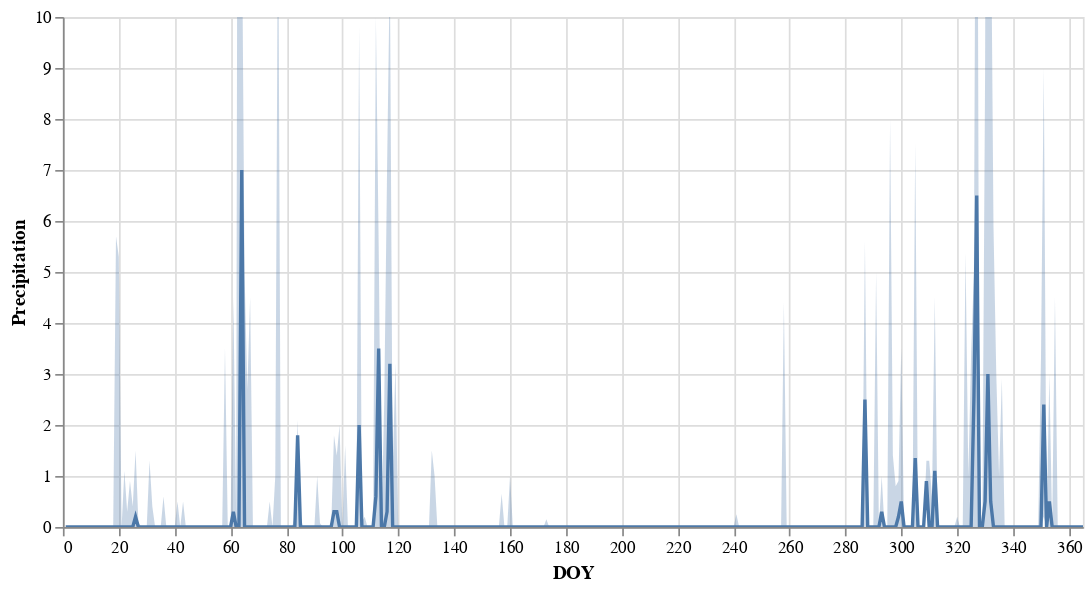

Notebook code for this chart:
### Code cell
base = alt.Chart(data_meteo_2).encode(
    x=alt.X('DOY:Q', scale=alt.Scale(domain=(0, 365))))

line = base.mark_line().encode(
    y=alt.Y('median(Precipitation):Q', scale=alt.Scale(domain=(0, 10))))

band = base.mark_errorband(extent='iqr').encode(
    y='Precipitation:Q')

(line + band).properties(width=600, height=300).interactive()

### Figure 1 — Vega-Lite specification as saved in the notebook (floating-point values rounded to 4 significant figures; data arrays with more than 128 entries replaced by an {"elided": "..."} marker saying what was removed)
{"config": {"view": {"continuousWidth": 400, "continuousHeight": 300}}, "layer": [{"mark": "line", "encoding": {"x": {"type": "quantitative", "field": "DOY", "scale": {"domain": [0, 365]}}, "y": {"type": "quantitative", "aggregate": "median", "field": "Precipitation", "scale": {"domain": [0, 10]}}}, "selection": {"selector003": {"type": "interval", "bind": "scales", "encodings": ["x", "y"]}}}, {"mark": {"type": "errorband", "extent": "iqr"}, "encoding": {"x": {"type": "quantitative", "field": "DOY", "scale": {"domain": [0, 365]}}, "y": {"type": "quantitative", "field": "Precipitation"}}}], "data": {"name": "data-8eced8a5af020f3da7d6b0ce3aac0c1a"}, "height": 300, "width": 600, "$schema": "https://vega.github.io/schema/vega-lite/v4.8.1.json", "datasets": {"data-8eced8a5af020f3da7d6b0ce3aac0c1a": {"elided": "1831 records"}}}
